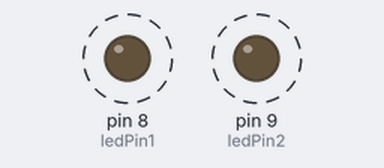
Recording of a program running on a simulated Arduino Uno, built with avr-gcc and run on an emulated ATmega328P. Shown: output pins drawn as LEDs (lit = HIGH). Dashed ring = blinking. What the program prints to the serial monitor is not drawn.

Above: at 0.2 s.
Timing chart, 0 to 3.9 s (numbered marks = the images above):
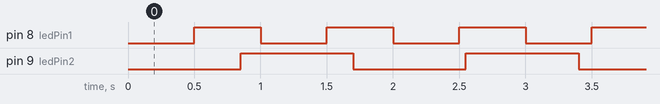

Measured:
- by itself, pin 8 (ledPin1): alternates HIGH for 0.50 s and LOW for 0.50 s
- by itself, pin 9 (ledPin2): alternates HIGH for 0.85 s and LOW for 0.85 s

The program:

main.cpp
```cpp
#include <Arduino.h>

// --- Deklarasi Pin ---
const int ledPin1 = 8; // Hubungkan LED 1 ke pin 8
const int ledPin2 = 9; // Hubungkan LED 2 ke pin 9

// --- Variabel Penyimpan Status ---
int ledState1 = LOW;
int ledState2 = LOW;
int counter = 0; // Variabel untuk angka yang bertambah

// --- Variabel Penyimpan Waktu Terakhir (Stopwatch) ---
unsigned long previousMillisLed1 = 0;
unsigned long previousMillisLed2 = 0;
unsigned long previousMillisSerial = 0;

// --- Pengaturan Interval Kecepatan (dalam milidetik) ---
const long intervalLed1 = 500;   // LED 1 berkedip setiap 0.5 detik
const long intervalLed2 = 850;   // LED 2 berkedip setiap 0.85 detik
const long intervalSerial = 1000; // Serial bertambah setiap 1 detik

void setup() {
  pinMode(ledPin1, OUTPUT);
  pinMode(ledPin2, OUTPUT);

  // Memulai komunikasi serial dengan baud rate 9600
  Serial.begin(9600);
}

void loop() {
  // Catat waktu saat ini
  unsigned long currentMillis = millis();

  // ---------------------------------------------------------
  // TUGAS 1: Mengontrol LED 1
  // ---------------------------------------------------------
  if (currentMillis - previousMillisLed1 >= intervalLed1) {
    previousMillisLed1 = currentMillis; // Reset stopwatch LED 1

    // Ubah state dari ON ke OFF, atau sebaliknya
    if (ledState1 == LOW) {
      ledState1 = HIGH;
    } else {
      ledState1 = LOW;
    }
    digitalWrite(ledPin1, ledState1);
  }

  // ---------------------------------------------------------
  // TUGAS 2: Mengontrol LED 2
  // ---------------------------------------------------------
  if (currentMillis - previousMillisLed2 >= intervalLed2) {
    previousMillisLed2 = currentMillis; // Reset stopwatch LED 2

    if (ledState2 == LOW) {
      ledState2 = HIGH;
    } else {
      ledState2 = LOW;
    }
    digitalWrite(ledPin2, ledState2);
  }

  // ---------------------------------------------------------
  // TUGAS 3: Mengirim Angka ke Serial Monitor
  // ---------------------------------------------------------
  if (currentMillis - previousMillisSerial >= intervalSerial) {
    previousMillisSerial = currentMillis; // Reset stopwatch Serial

    counter++; // Tambah angka
    Serial.print("Angka saat ini: ");
    Serial.println(counter);
  }
}
```
